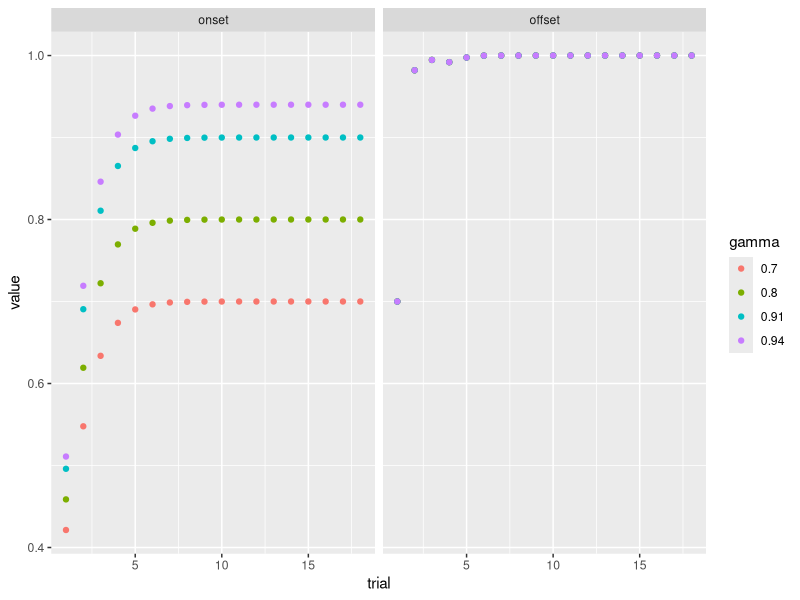

Write the R code that produced this figure.
library(ggplot2)
library(dplyr)
library(tidyr)
library(reshape2)

trials <- factor(c("CSplus", "CSmin2", "CSmin2", "CSplus", "CSplus", "CSmin2", "CSmin1", "CSplus", "CSmin1", "CSmin2", "CSmin1", "CSplus", "CSmin2", "CSplus", "CSmin1", "CSplus", "CSmin1", "CSplus"))
trial_cs <- c(1,1,2,2,3,3,1,4,2,4,3,5,5,6,4,7,5,8)
# relief <- c(NA, 95, NA, 99, NA, 99, NA, 86, NA,89, NA, 97, NA, 99, 19, NA, 66, 77, NA, 56, 47, 61, NA, NA, NA, 35, NA, NA, NA, 26, NA, NA, NA,NA,NA,NA)
rewards <- c("CSplus" = 1, "CSmin1" = 1, "CSmin2" = 1)
initial <- c("CSplus" = 0, "CSmin1" = .8, "CSmin2" = .8)

S <- trials == "CSplus"
S <- seq(trials)
trials <- factor(trials[S])
rewards <- as.array(rewards[levels(trials), drop=FALSE])
initial <- as.array(initial[levels(trials), drop=FALSE])

temporal.difference <- function(trials, rewards, alpha.reward, gamma.reward, initial) {
    Qs <- array(dim = c(length(trials), length(rewards), 2),
                dimnames = list(trial = NULL, cs = names(rewards), timing = c("onset", "offset")))

    Es <- array(dim = c(length(trials), length(rewards), 2),
                dimnames = list(trial = NULL, cs = names(rewards), timing = c("onset", "offset")))

    Q.onset <- mean(initial)
    Q.offset <- initial

    for(i in seq_along(trials)) {
        trial.type <- as.character(trials[i])
        reward <- rewards[trial.type]

# V[t] <- V[t] + alpha * (r + gamma * V[t+1] - V[t])

        E.onset <- gamma.reward * mean(Q.offset) - Q.onset
        Q.onset <- Q.onset + alpha.reward * E.onset

        E.offset <- reward - Q.offset
        Q.offset <- Q.offset + alpha.reward * E.offset

        Qs[i, trial.type, "onset"] <- Q.onset
        Qs[i, trial.type, "offset"] <- Q.offset[trial.type]
        Es[i, trial.type, "onset"] <- E.onset
        Es[i, trial.type, "offset"] <- E.offset[trial.type]
    }

    list(Qs = Qs, Es = Es)
}

x <- lapply(c(.7, .8, .90, .94), function(gamma) {
    QE <- temporal.difference(trials, rewards, 0.7, gamma, initial)
    melt(QE$Qs)
})
names(x) <- c(.7, .8, .91, .94)
X <- dplyr::bind_rows(x, .id="gamma")

# ggplot(melt(QE$Qs), aes(x=trial, y=value, color=cs)) + geom_point() + facet_wrap(~timing)
ggplot(X, aes(x=trial, y=value, color=gamma)) + geom_point() + facet_wrap(~timing)
